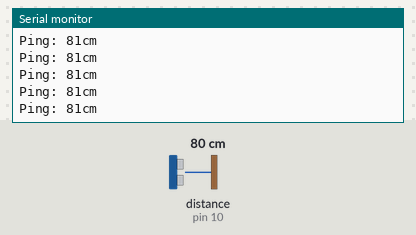
Simulated run of this sketch. Board: Arduino Uno, built with avr-gcc and run on an emulated ATmega328P. Parts: the last lines printed to the serial monitor. The test bench sets the inputs (shaded band); at power-on: distance to the obstacle (sensor on pin 10) 80 cm. The echo pulse lasts 58.3 µs per cm.

Above: at 1.2 s.
1.3 s: distance to the obstacle (sensor on pin 10) set to 2 cm
At 1.34 s:
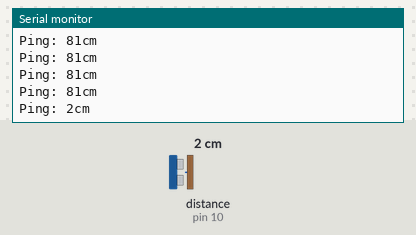
2.8 s: distance to the obstacle (sensor on pin 10) set to 250 cm
At 2.88 s:
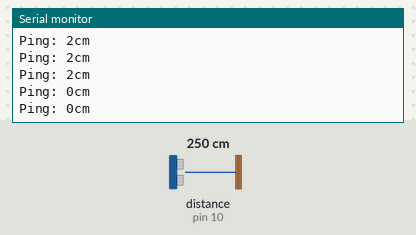
Timing chart, 0 to 5.8 s (numbered marks = the images above; inputs shaded):
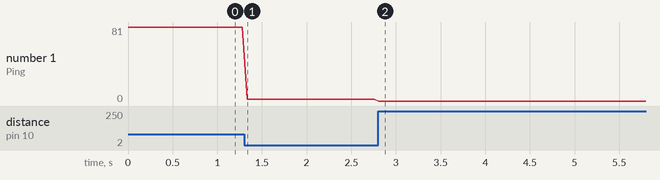

Measured:
- after the input at 1.3 s, the serial monitor: prints a new line at once (image 1)
- after the input at 2.8 s, the serial monitor: prints a new line at once (image 2)
- plotted number 1: 81 → 2 after the input at 1.3 s, 2 → 0 after the input at 2.8 s

The sketch:

2.Library_NewPing.ino
```cpp
//Menambahkan Library NewPing untuk membaca sensor ultrasonic
#include <NewPing.h>

// pin arduino yang terhubung dengan pin Trigger & Echo sensor ultrasonik
#define TRIGGER_PIN  11
#define ECHO_PIN     10

// jarak maksimum sensor (di sesuaikan dengan spesifikasi sensor yang digunakan, distance maksimum sensor WallFollower Lab adalah 200cm atau 2 Meter)
#define MAX_DISTANCE 200

// inisialisasi Library NewPing dengan setting diatas
NewPing sonar(TRIGGER_PIN, ECHO_PIN, MAX_DISTANCE);

void setup() {

  //inisialisasi komunikasi Serial agar dapat debugging
  Serial.begin(115200);

}

void loop() {

  /*
  Menulis hasil pembacaan sensor ke komunikasi Serial dengan memanggil object newping yang terinisialisasi diatas,
  lalu memanggil fungsi "ping_cm()" untuk membaca data yang telah dihitung menjadi cm
  */
  Serial.print("Ping: ");
  Serial.print(sonar.ping_cm());
  Serial.println("cm");

  //Menunggu 50ms setiap pembacaan sensor, waktu delay terendah untuk jarak 200cm 29ms
  delay(50);

}
```
